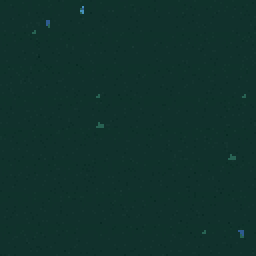
#> input picture assets/img/px/ground-grass.png, 128 x 128 px, found by its file name (shown 2 times larger); its folder holds 8 pictures in this run
$ python tag-palette.py
#> lines starting #> are read from the running program, lines starting #| are printed output that depends on the picture
# -*- coding: utf-8 -*-
"""Palettentausch Nacht -> Tag.

Die Sprites in assets/img/px/ sind fuer die Nachtszene gezeichnet. Statt sie im
Browser per CSS-Filter aufzuhellen (das hebt Licht und Schatten gleichmaessig an
und nimmt der Flaeche die Tiefe), werden hier die Farben selbst umgerechnet:
Helligkeit ueber eine Gammakurve, damit Mitteltoene staerker steigen als die
Konturen, und der Farbton vom Nacht-Tuerkis ins Tagesgruen gedreht.

Das Pixelraster bleibt dabei unberuehrt - es wird kein Pixel neu gesetzt, nur
seine Farbe ersetzt. Zwischenloesung, bis echte Tag-Kacheln aus PixelLab da sind.

Aufruf aus dem Projekt-Hauptordner:   python tools/tag-palette.py
Die Nacht-Originale werden nicht angefasst.
"""
import colorsys
import os
from PIL import Image

QUELLE = 'assets/img/px'


def grade(pfad, ziel, regel):
#> called with pfad = 'ground-grass.png', ziel = 'ground-grass-day.png'
    im = Image.open(os.path.join(QUELLE, pfad)).convert('RGBA')
#> im is the input picture: PIL image 128x128 RGBA; mean R, G, B, A 16.8, 49.4, 43.9, 255
    px = im.load()
    cache = {}
    for y in range(im.height):
        for x in range(im.width):
            r, g, b, a = px[x, y]
            if a == 0:
                continue
            key = (r, g, b)
            if key not in cache:
                h, s, v = colorsys.rgb_to_hsv(r / 255, g / 255, b / 255)
                h, s, v = regel(h * 360, s, v)
                rr, gg, bb = colorsys.hsv_to_rgb((h % 360) / 360,
                                                 min(max(s, 0), 1),
                                                 min(max(v, 0), 1))
                cache[key] = (round(rr * 255), round(gg * 255), round(bb * 255))
            px[x, y] = cache[key] + (a,)
#> after the loop, cache = 27 items
    im.save(os.path.join(QUELLE, ziel))
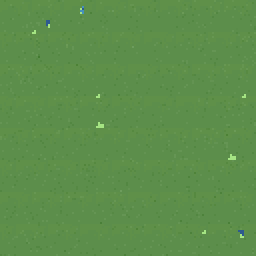
#> saved as ground-grass-day.png: PIL image 128x128 RGBA (shown 2 times larger); mean R, G, B, A 92.9, 142.6, 74.7, 255
    print('%-22s -> %-22s %d Farben' % (pfad, ziel, len(cache)))
#| ground-grass.png       -> ground-grass-day.png   27 Farben


def wiese(h, s, v):
    """Nachtgras: H~170 (tuerkis), V~0.19. Ziel: Wiese bei Tageslicht.
       Die vereinzelten blauen Pixel (Wasserglanz) bleiben, wie sie sind."""
    if 150 <= h <= 190:
        h = h - 66                 # Tuerkis -> Gras-Gruen
        s = s * 0.72               # Nachtgruen ist uebersaettigt fuers Tageslicht
        v = 0.22 + v * 1.75        # linear anheben - eine Gammakurve wuerde die
                                   # ohnehin flache Kachel vollends platt machen
    return h, s, v


def erdkante(h, s, v):
    """Rotbraune Erde. Bleibt rotbraun, wird nur sonnig und eine Spur waermer."""
    if s > 0.12:
        h = h + 12 if h < 180 else h
        v = 0.14 + v * 1.55
        s = s * 0.92
    else:
        v = 0.14 + v * 1.55
    return h, s, v


if __name__ == '__main__':
    grade('ground-grass.png', 'ground-grass-day.png', wiese)
    grade('ground-edge.png', 'ground-edge-day.png', erdkante)
#> call 2 of grade, with pfad = 'ground-edge.png', ziel = 'ground-edge-day.png'
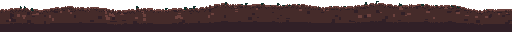
#> input picture assets/img/px/ground-edge.png, 512 x 32 px, found by its file name
#> in grade, im is the input picture: PIL image 512x32 RGBA; mean R, G, B, A 50.1, 31.9, 33.5, 202.1
#> after the loop in grade (call 2), `for y in range(im.height):`: cache = {(16, 50, 43): (42, 113, 113), (17, 49, 44): (45, 109, 112), (107, 65, 61): (202, 145, 122), (69, 43, 42): (143, 103, 91), (49, 32, 39): (112, 76, 91)}
#> in grade (call 2), `im.save(os.path.join(QUELLE, ziel))`:
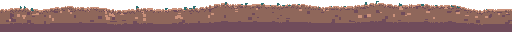
#> saved as ground-edge-day.png: PIL image 512x32 RGBA; mean R, G, B, A 106.1, 75.4, 74.2, 202.1; transparent parts drawn white
#| ground-edge.png        -> ground-edge-day.png    5 Farben
